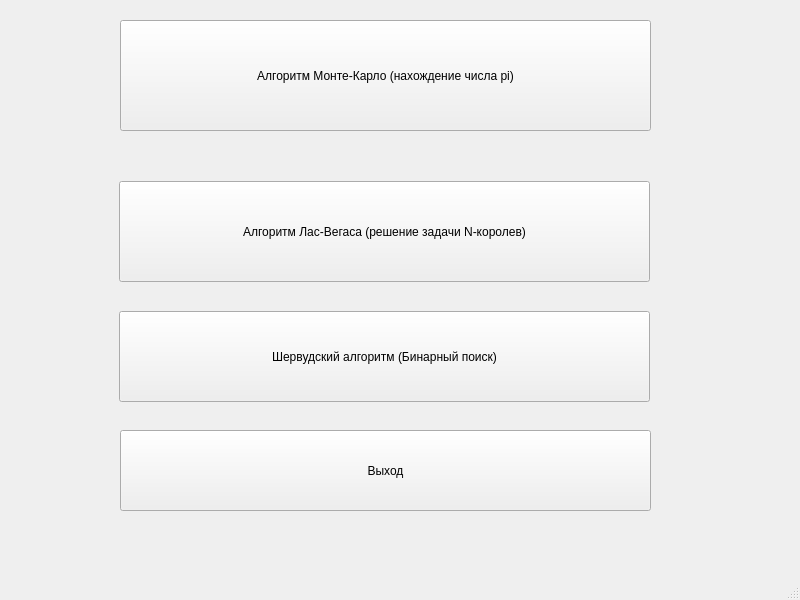
<?xml version="1.0" encoding="UTF-8"?>
<ui version="4.0">
 <class>MainWindow</class>
 <widget class="QMainWindow" name="MainWindow">
  <property name="geometry">
   <rect>
    <x>0</x>
    <y>0</y>
    <width>800</width>
    <height>600</height>
   </rect>
  </property>
  <property name="windowTitle">
   <string>MainWindow</string>
  </property>
  <widget class="QWidget" name="centralwidget">
   <widget class="QPushButton" name="pushButton">
    <property name="geometry">
     <rect>
      <x>120</x>
      <y>20</y>
      <width>531</width>
      <height>111</height>
     </rect>
    </property>
    <property name="text">
     <string>Алгоритм Монте-Карло (нахождение числа pi)</string>
    </property>
   </widget>
   <widget class="QPushButton" name="pushButton_2">
    <property name="geometry">
     <rect>
      <x>119</x>
      <y>181</y>
      <width>531</width>
      <height>101</height>
     </rect>
    </property>
    <property name="text">
     <string>Алгоритм Лас-Вегаса (решение задачи N-королев)</string>
    </property>
   </widget>
   <widget class="QPushButton" name="pushButton_3">
    <property name="geometry">
     <rect>
      <x>119</x>
      <y>311</y>
      <width>531</width>
      <height>91</height>
     </rect>
    </property>
    <property name="text">
     <string>Шервудский алгоритм (Бинарный поиск)</string>
    </property>
   </widget>
   <widget class="QPushButton" name="pushButton_4">
    <property name="geometry">
     <rect>
      <x>120</x>
      <y>430</y>
      <width>531</width>
      <height>81</height>
     </rect>
    </property>
    <property name="text">
     <string>Выход</string>
    </property>
   </widget>
  </widget>
  <widget class="QMenuBar" name="menubar">
   <property name="geometry">
    <rect>
     <x>0</x>
     <y>0</y>
     <width>800</width>
     <height>24</height>
    </rect>
   </property>
  </widget>
  <widget class="QStatusBar" name="statusbar"/>
 </widget>
 <resources/>
 <connections/>
</ui>
